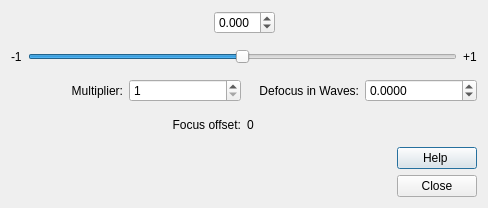
<?xml version="1.0" encoding="UTF-8"?>
<ui version="4.0">
 <class>defocusDlg</class>
 <widget class="QDialog" name="defocusDlg">
  <property name="geometry">
   <rect>
    <x>0</x>
    <y>0</y>
    <width>488</width>
    <height>208</height>
   </rect>
  </property>
  <property name="windowTitle">
   <string>Manual Defocus</string>
  </property>
  <layout class="QVBoxLayout" name="verticalLayout">
   <item>
    <layout class="QHBoxLayout" name="horizontalLayout_5">
     <item>
      <spacer name="horizontalSpacer_2">
       <property name="orientation">
        <enum>Qt::Horizontal</enum>
       </property>
       <property name="sizeHint" stdset="0">
        <size>
         <width>40</width>
         <height>20</height>
        </size>
       </property>
      </spacer>
     </item>
     <item>
      <widget class="QDoubleSpinBox" name="spinValue">
       <property name="decimals">
        <number>3</number>
       </property>
       <property name="minimum">
        <double>-1.000000000000000</double>
       </property>
       <property name="maximum">
        <double>1.000000000000000</double>
       </property>
       <property name="singleStep">
        <double>0.010000000000000</double>
       </property>
      </widget>
     </item>
     <item>
      <spacer name="horizontalSpacer_3">
       <property name="orientation">
        <enum>Qt::Horizontal</enum>
       </property>
       <property name="sizeHint" stdset="0">
        <size>
         <width>40</width>
         <height>20</height>
        </size>
       </property>
      </spacer>
     </item>
    </layout>
   </item>
   <item>
    <layout class="QHBoxLayout" name="horizontalLayout_3">
     <item>
      <widget class="QLabel" name="label_3">
       <property name="text">
        <string>-1</string>
       </property>
      </widget>
     </item>
     <item>
      <widget class="QSlider" name="defocusSlider">
       <property name="minimum">
        <number>-100</number>
       </property>
       <property name="maximum">
        <number>100</number>
       </property>
       <property name="orientation">
        <enum>Qt::Horizontal</enum>
       </property>
       <property name="tickInterval">
        <number>20</number>
       </property>
      </widget>
     </item>
     <item>
      <widget class="QLabel" name="label_4">
       <property name="text">
        <string>+1</string>
       </property>
      </widget>
     </item>
    </layout>
   </item>
   <item>
    <layout class="QHBoxLayout" name="horizontalLayout">
     <item>
      <widget class="QLabel" name="label_2">
       <property name="text">
        <string>Multiplier:</string>
       </property>
       <property name="alignment">
        <set>Qt::AlignRight|Qt::AlignTrailing|Qt::AlignVCenter</set>
       </property>
      </widget>
     </item>
     <item>
      <widget class="QSpinBox" name="multiplier">
       <property name="minimum">
        <number>1</number>
       </property>
       <property name="maximum">
        <number>100</number>
       </property>
       <property name="value">
        <number>1</number>
       </property>
      </widget>
     </item>
     <item>
      <widget class="QLabel" name="label">
       <property name="text">
        <string>Defocus in Waves:</string>
       </property>
       <property name="alignment">
        <set>Qt::AlignRight|Qt::AlignTrailing|Qt::AlignVCenter</set>
       </property>
      </widget>
     </item>
     <item>
      <widget class="QDoubleSpinBox" name="defocusVal">
       <property name="decimals">
        <number>4</number>
       </property>
       <property name="minimum">
        <double>-99.000000000000000</double>
       </property>
       <property name="singleStep">
        <double>0.100000000000000</double>
       </property>
      </widget>
     </item>
    </layout>
   </item>
   <item>
    <layout class="QHBoxLayout" name="horizontalLayout_2">
     <item>
      <widget class="QLabel" name="label_5">
       <property name="text">
        <string>Focus offset:</string>
       </property>
       <property name="alignment">
        <set>Qt::AlignRight|Qt::AlignTrailing|Qt::AlignVCenter</set>
       </property>
      </widget>
     </item>
     <item>
      <widget class="QLabel" name="Focusoffset">
       <property name="text">
        <string>0</string>
       </property>
      </widget>
     </item>
    </layout>
   </item>
   <item>
    <layout class="QHBoxLayout" name="horizontalLayout_4">
     <item>
      <spacer name="horizontalSpacer">
       <property name="orientation">
        <enum>Qt::Horizontal</enum>
       </property>
       <property name="sizeHint" stdset="0">
        <size>
         <width>40</width>
         <height>20</height>
        </size>
       </property>
      </spacer>
     </item>
     <item>
      <widget class="QPushButton" name="pushButton">
       <property name="text">
        <string>Help </string>
       </property>
      </widget>
     </item>
    </layout>
   </item>
   <item>
    <widget class="QDialogButtonBox" name="buttonBox">
     <property name="orientation">
      <enum>Qt::Horizontal</enum>
     </property>
     <property name="standardButtons">
      <set>QDialogButtonBox::Close</set>
     </property>
    </widget>
   </item>
  </layout>
 </widget>
 <resources/>
 <connections>
  <connection>
   <sender>buttonBox</sender>
   <signal>accepted()</signal>
   <receiver>defocusDlg</receiver>
   <slot>accept()</slot>
   <hints>
    <hint type="sourcelabel">
     <x>248</x>
     <y>254</y>
    </hint>
    <hint type="destinationlabel">
     <x>157</x>
     <y>274</y>
    </hint>
   </hints>
  </connection>
  <connection>
   <sender>buttonBox</sender>
   <signal>rejected()</signal>
   <receiver>defocusDlg</receiver>
   <slot>reject()</slot>
   <hints>
    <hint type="sourcelabel">
     <x>316</x>
     <y>260</y>
    </hint>
    <hint type="destinationlabel">
     <x>286</x>
     <y>274</y>
    </hint>
   </hints>
  </connection>
 </connections>
</ui>
